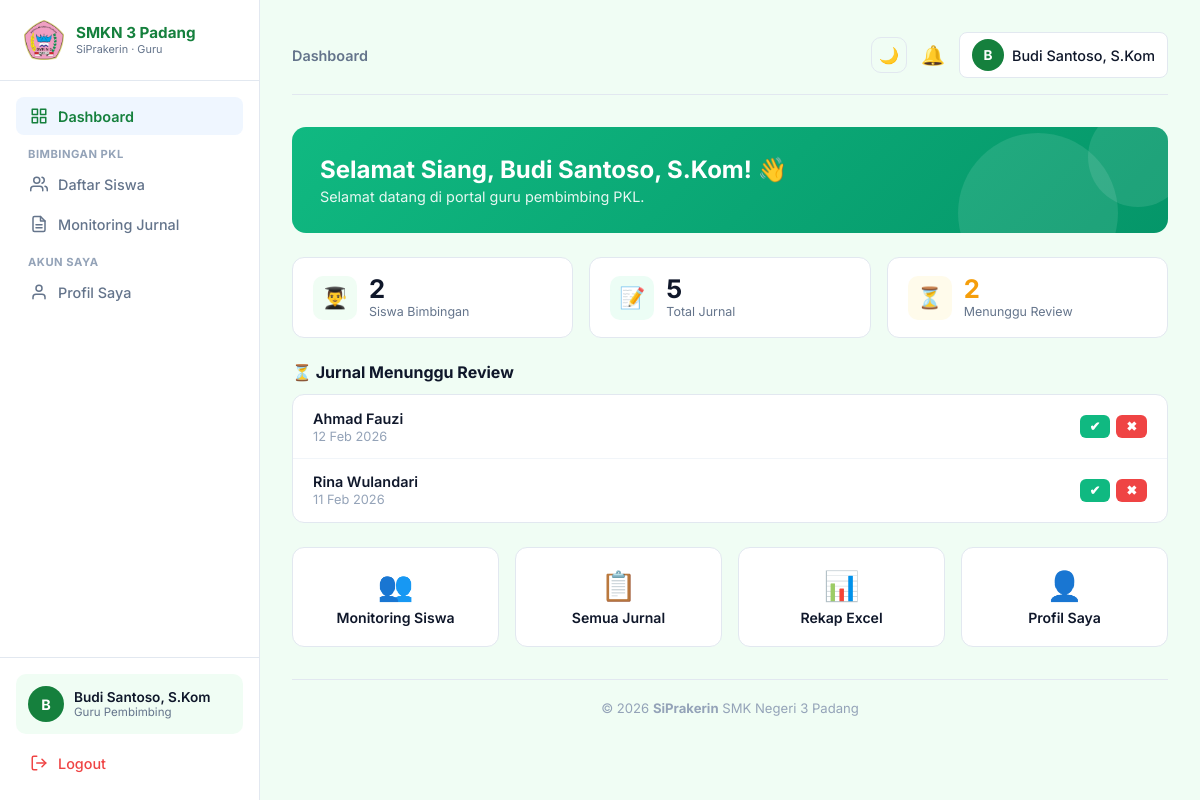
The app's page /guru/dashboard/index.php (signed in) with its own data.
### tables this page shows
CREATE TABLE `jurnal` (
  `id` int(11) NOT NULL AUTO_INCREMENT,
  `siswa_id` int(11) NOT NULL,
  `tanggal` date NOT NULL,
  `kegiatan` text NOT NULL,
  `status` enum('pending','disetujui','ditolak') DEFAULT 'pending',
  `catatan_guru` text DEFAULT NULL,
  `created_at` timestamp NOT NULL DEFAULT current_timestamp(),
  PRIMARY KEY (`id`),
  KEY `siswa_id` (`siswa_id`),
  CONSTRAINT `jurnal_ibfk_1` FOREIGN KEY (`siswa_id`) REFERENCES `siswa` (`id`) ON DELETE CASCADE
);

CREATE TABLE `users` (
  `id` int(11) NOT NULL AUTO_INCREMENT,
  `nama` varchar(100) NOT NULL,
  `username` varchar(50) NOT NULL,
  `password` varchar(255) NOT NULL,
  `role` enum('admin','siswa','guru') NOT NULL,
  `created_at` timestamp NOT NULL DEFAULT current_timestamp(),
  PRIMARY KEY (`id`),
  UNIQUE KEY `username` (`username`)
);

### guru/dashboard/index.php (the view, shortened to what this page needs)
<?php
require '../../config/database.php';
$user_id    = $_SESSION['user_id'];
$stmtG = mysqli_prepare($conn, "SELECT id FROM guru WHERE user_id = ?");
mysqli_stmt_bind_param($stmtG, "i", $user_id);
mysqli_stmt_execute($stmtG);
$guru    = mysqli_fetch_assoc(mysqli_stmt_get_result($stmtG));
$guru_id = $guru['id'] ?? 0;
$q1 = mysqli_prepare($conn, "SELECT COUNT(*) t FROM siswa WHERE guru_id = ?");
mysqli_stmt_bind_param($q1, "i", $guru_id); mysqli_stmt_execute($q1);
$total_siswa = mysqli_fetch_assoc(mysqli_stmt_get_result($q1))['t'];
$q2 = mysqli_prepare($conn, "SELECT COUNT(*) t FROM jurnal j JOIN siswa s ON j.siswa_id=s.id WHERE s.guru_id=? AND j.status='pending'");
mysqli_stmt_bind_param($q2, "i", $guru_id); mysqli_stmt_execute($q2);
$total_pending = mysqli_fetch_assoc(mysqli_stmt_get_result($q2))['t'];
$q3 = mysqli_prepare($conn, "SELECT COUNT(*) t FROM jurnal j JOIN siswa s ON j.siswa_id=s.id WHERE s.guru_id=?");
mysqli_stmt_bind_param($q3, "i", $guru_id); mysqli_stmt_execute($q3);
$total_jurnal = mysqli_fetch_assoc(mysqli_stmt_get_result($q3))['t'];
$q4 = mysqli_prepare($conn, "
    SELECT j.id, j.tanggal, j.kegiatan, u.nama
    FROM jurnal j JOIN siswa s ON j.siswa_id=s.id JOIN users u ON s.user_id=u.id
    WHERE s.guru_id=? AND j.status='pending'
    ORDER BY j.created_at DESC LIMIT 5
");
mysqli_stmt_bind_param($q4, "i", $guru_id); mysqli_stmt_execute($q4);
$pending_list = mysqli_stmt_get_result($q4);
$jam = date('H');
$sapaan = $jam<11 ? 'Selamat Pagi' : ($jam<15 ? 'Selamat Siang' : ($jam<18 ? 'Selamat Sore' : 'Selamat Malam'));
require '../layout/header.php';
?>
<div class="fade-in">
<div class="welcome">
    <div class="w-deco" style="width:100px;height:100px;top:-20px;right:-20px;"></div>
    <div class="w-deco" style="width:160px;height:160px;bottom:-60px;right:50px;"></div>
    <h1><?= $sapaan ?>, <?= htmlspecialchars($_SESSION['nama']) ?>! 👋</h1>
    <p>Selamat datang di portal guru pembimbing PKL.</p>
</div>
<div class="stats">
    <div class="stat">
        <div class="stat-icon" style="background:#f0fdf4;color:#16a34a;">👨‍🎓</div>
        <div><h4><?= $total_siswa ?></h4><p>Siswa Bimbingan</p></div>
    </div>
    <div class="stat">
        <div class="stat-icon" style="background:#ecfdf5;color:#10b981;">📝</div>
        <div><h4><?= $total_jurnal ?></h4><p>Total Jurnal</p></div>
    </div>
    <div class="stat">
        <div class="stat-icon" style="background:#fffbeb;color:#f59e0b;">⏳</div>
        <div><h4 style="color:<?= $total_pending>0?'#f59e0b':'inherit' ?>"><?= $total_pending ?></h4><p>Menunggu Review</p></div>
    </div>
</div>
<?php if ($total_pending > 0): ?>
<h3 style="font-size:1rem;font-weight:700;margin-bottom:0.75rem;">⏳ Jurnal Menunggu Review</h3>
<div class="pending-list">
    <?php while ($p = mysqli_fetch_assoc($pending_list)): ?>
    <div class="pending-item">
        <div>
            <div style="font-weight:600;font-size:0.9rem;"><?= htmlspecialchars($p['nama']) ?></div>
            <div style="font-size:0.8rem;color:#94a3b8;margin-top:2px;"><?= date('d M Y', strtotime($p['tanggal'])) ?></div>
        </div>
        <div style="display:flex;gap:6px;">
            <a href="../jurnal/aksi.php?id=<?= $p['id'] ?>&aksi=setuju&ref=../dashboard/index.php"
               style="background:#10b981;color:white;padding:4px 10px;border-radius:6px;font-size:0.8rem;font-weight:600;"
               onclick="return confirm('Setujui?')">✔</a>
            <a href="../jurnal/aksi.php?id=<?= $p['id'] ?>&aksi=tolak&ref=../dashboard/index.php"
               style="background:#ef4444;color:white;padding:4px 10px;border-radius:6px;font-size:0.8rem;font-weight:600;"
               onclick="return confirm('Tolak?')">✖</a>
        </div>
    </div>
    <?php endwhile; ?>
</div>
<?php endif; ?>
<div class="quick-links">
    <a href="../monitoring/index.php" class="quick-link">
        <div class="icon">👥</div><h4>Monitoring Siswa</h4>
    </a>
    <a href="../jurnal/index.php" class="quick-link">
        <div class="icon">📋</div><h4>Semua Jurnal</h4>
    </a>
    <a href="../monitoring/rekap_excel.php" class="quick-link">
        <div class="icon">📊</div><h4>Rekap Excel</h4>
    </a>
    <a href="../profil/index.php" class="quick-link">
        <div class="icon">👤</div><h4>Profil Saya</h4>
    </a>
</div>
</div>
<?php require '../layout/footer.php'; ?>

### guru/layout/header.php (style rules this page uses)
:root { --primary: #15803d; --primary-dark: #166534; --green: #10b981; --amber: #f59e0b; --red: #ef4444; --bg-body: #f0fdf4; --text-main: #0f172a; --text-muted: #64748b; --border: #e2e8f0; --sidebar-width: 260px; }
* { margin: 0; padding: 0; box-sizing: border-box; font-family: 'Inter', sans-serif; }
body { background: var(--bg-body); color: var(--text-main); font-size: 0.95rem; }
a { text-decoration: none; color: inherit; transition: 0.2s; }
.fade-in { animation: fadeIn 0.5s ease; }

### guru/dashboard/index.php (style rules this page uses)
.welcome { background:linear-gradient(135deg,#10b981,#059669);color:white;border-radius:14px;padding:1.75rem;margin-bottom:1.5rem;position:relative;overflow:hidden; }
.welcome h1 { font-size:1.5rem;margin-bottom:4px; }
.welcome p { opacity:0.9;font-size:0.9rem; }
.w-deco { position:absolute;background:rgba(255,255,255,0.1);border-radius:50%; }
.stats { display:grid;grid-template-columns:repeat(auto-fit,minmax(160px,1fr));gap:1rem;margin-bottom:1.5rem; }
.stat { background:white;border-radius:12px;border:1px solid var(--border);padding:1.1rem 1.25rem;display:flex;align-items:center;gap:12px; }
.stat-icon { width:44px;height:44px;border-radius:10px;display:flex;align-items:center;justify-content:center;font-size:1.3rem;flex-shrink:0; }
.stat h4 { font-size:1.6rem;font-weight:700;line-height:1; }
.stat p { font-size:0.78rem;color:#64748b;margin-top:2px; }
.pending-list { background:white;border-radius:12px;border:1px solid var(--border);overflow:hidden; }
.pending-item { display:flex;justify-content:space-between;align-items:center;padding:0.9rem 1.25rem;border-bottom:1px solid #f1f5f9;gap:12px; }
.pending-item:last-child { border-bottom:none; }
.quick-links { display:grid;grid-template-columns:repeat(auto-fit,minmax(170px,1fr));gap:1rem;margin-top:1.5rem; }
.quick-link { background:white;border:1px solid var(--border);border-radius:12px;padding:1.25rem;text-align:center;transition:0.2s; }
.quick-link .icon { font-size:1.8rem;margin-bottom:6px; }
.quick-link h4 { font-weight:600;font-size:0.88rem; }

### records on screen
jurnal: users.nama "Ahmad Fauzi", tanggal "12 Feb 2026"
jurnal: users.nama "Rina Wulandari", tanggal "11 Feb 2026"

### other values on screen
substr($_SESSION['nama'] ?? 'G', 0, 1) "B"
$_SESSION['nama'] "Budi Santoso, S.Kom"
$page_title "Dashboard"
$total_siswa "2"
$total_jurnal "5"
$total_pending "2"
